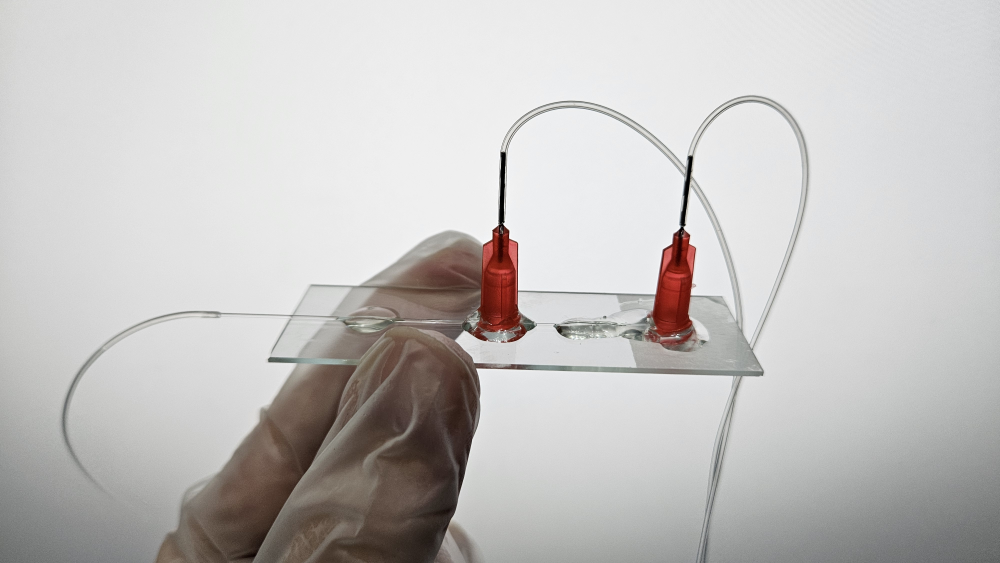
#> input picture chip_capilar/fotos/20260505_234414.jpg, 4000 x 2252 px (shown at 1/4 size)
$ python gerar_thumbnail.py chip_capilar/fotos/20260505_234414.jpg 250
#> lines starting #> are read from the running program, lines starting #| are printed output that depends on the picture
#!/usr/bin/env python3
"""
Script para gerar thumbnails de imagens
Uso: python gerar_thumbnail.py <caminho_da_imagem> [tamanho]
Exemplo: python gerar_thumbnail.py chip_capilar/fotos/20260505_234414.jpg 250
"""

import sys
from pathlib import Path
from PIL import Image

def gerar_thumbnail(caminho_imagem, tamanho=250):
    """Gera um thumbnail da imagem"""
#> called with caminho_imagem = 'chip_capilar/fotos/20260505_234414.jpg', tamanho = 250
    try:
        # Converte para Path para melhor compatibilidade com caminhos especiais
        img_path = Path(caminho_imagem)

        if not img_path.exists():
            print(f"Erro: Arquivo não encontrado: {img_path}")
            return False

        # Abre a imagem
        img = Image.open(img_path)
#> img is the input picture: PIL image 4000x2252 RGB; mean R, G, B 196.6, 194.3, 193

        # Gera nome do thumbnail
        nome_base = img_path.stem
        extensao = img_path.suffix
        thumbnail_path = img_path.parent / f"{nome_base}_thumb{extensao}"

        # Redimensiona
        img.thumbnail((tamanho, tamanho), Image.Resampling.LANCZOS)
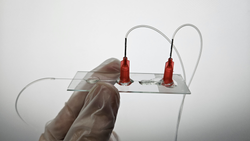
#> img: PIL image 250x141 RGB; mean R, G, B 196.6, 194.3, 193
        img.save(thumbnail_path)

        print(f"✓ Thumbnail criado: {thumbnail_path}")
        print(f"  Tamanho: {tamanho}px")
        return True

    except Exception as e:
        print(f"Erro: {e}")
        return False

if __name__ == "__main__":
    if len(sys.argv) < 2:
        print("Uso: python gerar_thumbnail.py <caminho_da_imagem> [tamanho=250]")
        print("\nExemplos:")
        print("  python gerar_thumbnail.py chip_capilar/fotos/20260505_234414.jpg")
        print("  python gerar_thumbnail.py chip_capilar/fotos/20260505_234414.jpg 300")
        sys.exit(1)

    caminho = sys.argv[1]
    tamanho = int(sys.argv[2]) if len(sys.argv) > 2 else 250

    gerar_thumbnail(caminho, tamanho)

$ run again, with chip_capilar/fotos/20260505_222847.jpg copied over chip_capilar/fotos/20260505_234414.jpg
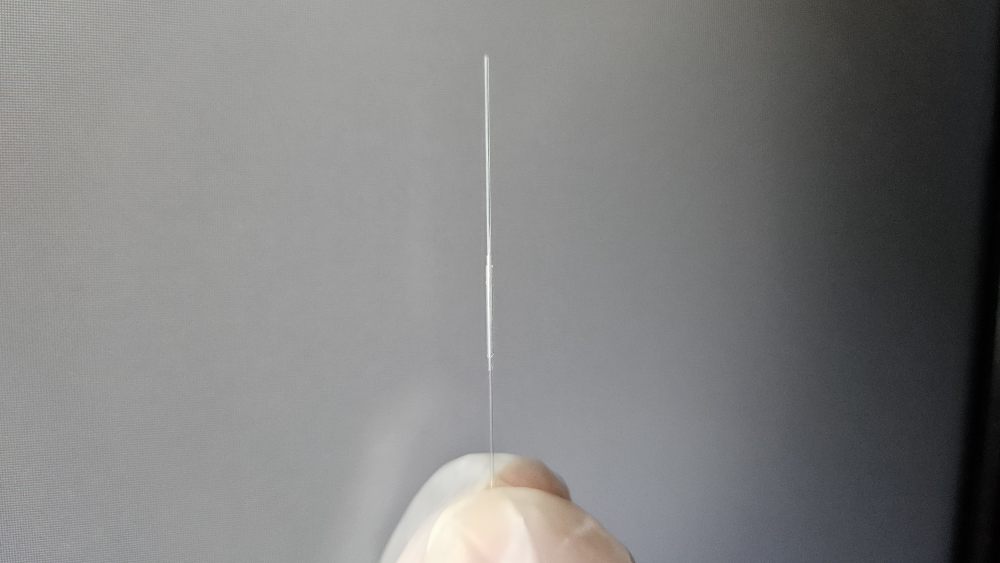
#> input picture chip_capilar/fotos/20260505_222847.jpg, 4000 x 2252 px (shown at 1/4 size)
#> in gerar_thumbnail, img is the input picture: PIL image 4000x2252 RGB; mean R, G, B 127.6, 127.7, 127.4
#> in gerar_thumbnail, `img.thumbnail((tamanho, tamanho), Image.Resampling.LANCZOS)`:
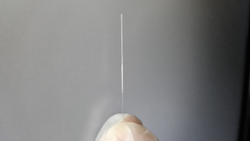
#> img: PIL image 250x141 RGB; mean R, G, B 127.6, 127.7, 127.4

$ run again, with chip_capilar/fotos/20260505_223744.jpg copied over chip_capilar/fotos/20260505_234414.jpg
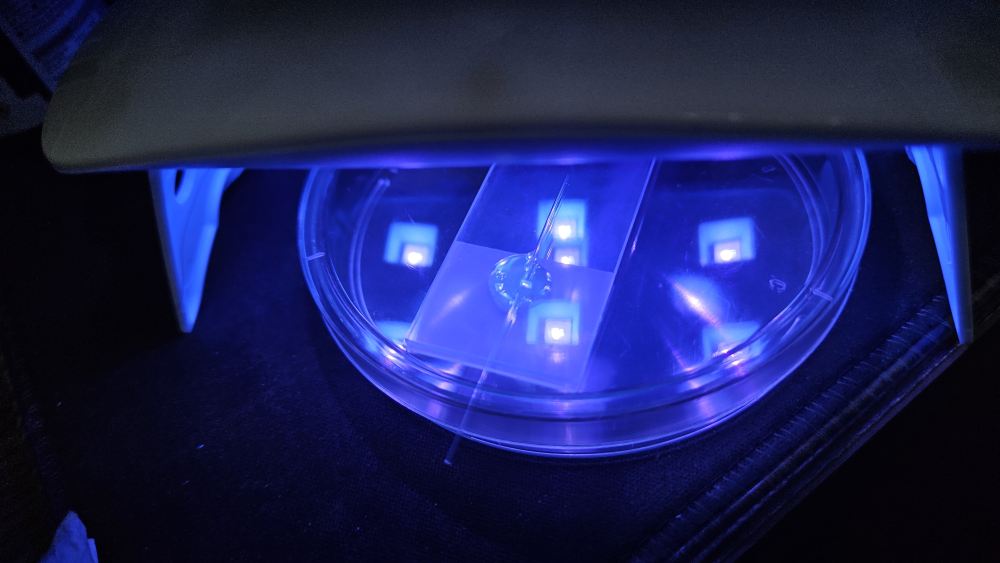
#> input picture chip_capilar/fotos/20260505_223744.jpg, 4000 x 2252 px (shown at 1/4 size)
#> in gerar_thumbnail, img is the input picture: PIL image 4000x2252 RGB; mean R, G, B 27.6, 33, 89.5
#> in gerar_thumbnail, `img.thumbnail((tamanho, tamanho), Image.Resampling.LANCZOS)`:
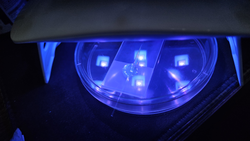
#> img: PIL image 250x141 RGB; mean R, G, B 27.5, 33, 89.4

$ run again, with chip_capilar/fotos/20260505_224732.jpg copied over chip_capilar/fotos/20260505_234414.jpg
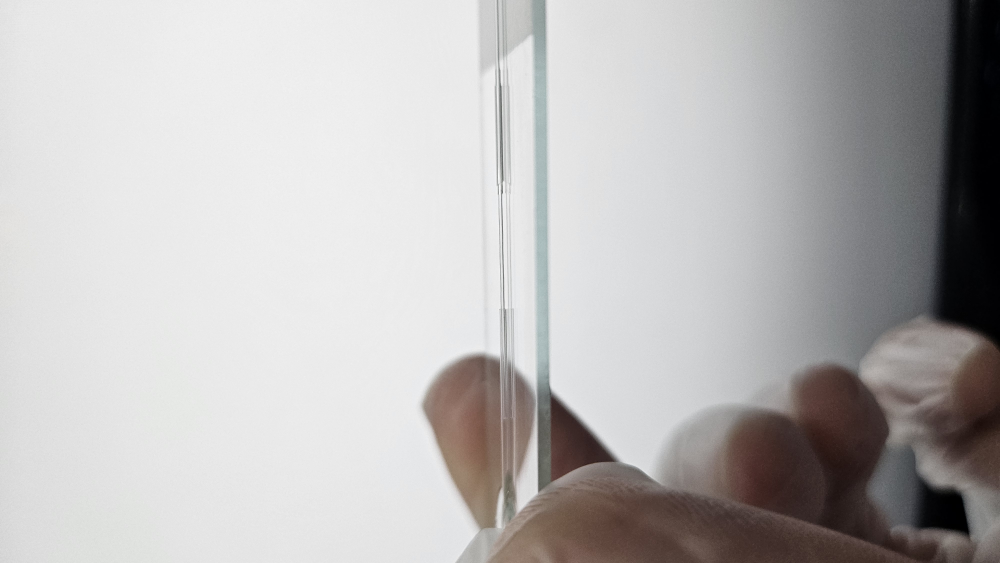
#> input picture chip_capilar/fotos/20260505_224732.jpg, 4000 x 2252 px (shown at 1/4 size)
#> in gerar_thumbnail, img is the input picture: PIL image 4000x2252 RGB; mean R, G, B 186.1, 184, 183.7
#> in gerar_thumbnail, `img.thumbnail((tamanho, tamanho), Image.Resampling.LANCZOS)`:
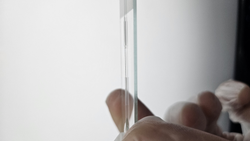
#> img: PIL image 250x141 RGB; mean R, G, B 186.1, 184, 183.6
